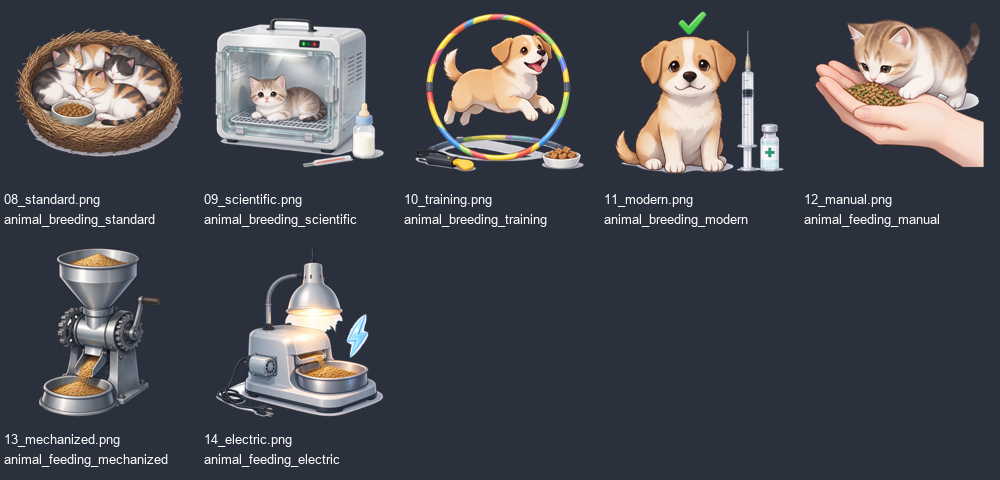
#> input picture artwork/imports/doubao_four_buildings_20261009/breed_cutout_review.png, 1000 x 480 px
$ python -i import_doubao_building_icons.py   (imports and definitions only)
#> lines starting #> are read from the running program, lines starting #| are printed output that depends on the picture; after the words box and inside, x2 and y2 are one past the last pixel; in counts of white or black regions, pixels touching at a corner belong together
"""Preserve source art, remove connected white backgrounds, and install DDS icons.

Run with the bundled Python and scipy dependency directory. Default is preview only;
--install copies approved results and updates the PM / PMG texture references.
"""
from pathlib import Path
import argparse
import json
import re
import shutil
import sys

sys.path.insert(0, r'C:/Users/Administrator/.codex/cache/icon-cutout-deps')
import numpy as np
from scipy import ndimage
from PIL import Image, ImageDraw, ImageFont

ROOT = Path(__file__).resolve().parents[1]
OUT = ROOT / 'artwork/imports/doubao_four_buildings_20261009'

GARDEN = [
    'pm_botanical_garden_nursery', 'pm_botanical_garden_fine_flowerbeds',
    'pm_botanical_garden_glasshouse_flowers', 'pm_botanical_garden_rare_greenhouse',
    'pm_botanical_garden_courtyard_fruit_trees', 'pm_botanical_garden_grafted_fruit_trees',
    'pm_botanical_garden_greenhouse_fruit_trees',
]
TAVERN = [
    'pm_izakaya_hearth_drinks', 'pm_izakaya_izakaya_banquet', 'pm_izakaya_city_cocktails',
    'pm_izakaya_travelers_stew', 'pm_izakaya_izakaya_delicacies', 'pm_izakaya_hearth_banquet',
    'pm_izakaya_communal_tables', 'pm_izakaya_counter_longtables', 'pm_izakaya_patron_rooms',
    'pm_izakaya_brick_stoves', 'pm_izakaya_iron_stoves_icehouse', 'pm_izakaya_electric_cold_kitchen',
]
BREED = [
    'pm_tot_animal_breeding_standard', 'pm_tot_animal_breeding_scientific',
    'pm_tot_animal_breeding_training', 'pm_tot_animal_breeding_modern',
    'pm_tot_animal_feeding_manual', 'pm_tot_animal_feeding_mechanized', 'pm_tot_animal_feeding_electric',
]
PET = [
    'pm_tot_pet_services_traditional', 'pm_tot_pet_services_companion', 'pm_tot_pet_services_care',
    'pm_tot_pet_services_comprehensive', 'pm_tot_pet_operation_small',
    'pm_tot_pet_operation_professional', 'pm_tot_pet_operation_centralized',
]
GROUPS = {
    'pmg_botanical_garden_cultivation': GARDEN[0], 'pmg_botanical_garden_fruit_trees': GARDEN[4],
    'pmg_izakaya_drinks': TAVERN[0], 'pmg_izakaya_food': TAVERN[3],
    'pmg_izakaya_hospitality': TAVERN[6], 'pmg_izakaya_kitchen': TAVERN[9],
    'pmg_tot_animal_breeding': BREED[0], 'pmg_tot_animal_feeding_equipment': BREED[4],
    'pmg_tot_pet_services': PET[0], 'pmg_tot_pet_operation': PET[4],
}

# Enclosed background components identified in visual QA of these exact originals.
# White animal fur, paper, glass reflections and medical cases are deliberately kept.
ENCLOSED_BACKGROUND = {
    '10_training.png': {10, 379, 381, 388, 393, 423, 469, 534},
    '08_hearth_drinks.png': {9, 87},
    '11_travelers_stew.png': {21, 22, 368, 369, 567},
    '14_communal_tables.png': {2, 15, 23, 742},
    '12_delicacies.png': {654},
    '14_electric.png': {94, 962},
    '07_centralized.png': {44, 69},
    '01_traditional.png': {
        2, 19, 20, 37, 40, 42, 44, 46, 47, 49, 50, 57, 69, 76, 79, 85,
        99, 105, 116, 118, 128, 153, 154, 155, 156, 157, 158, 159, 160, 161,
        164, 165, 184, 188, 197, 201, 203, 205, 206, 208, 218, 219, 221,
        226, 227, 228, 232, 486, 1507, 1648, 1650, 1651, 1662, 1815,
        1851, 1856, 1858, 1861, 1862, 1864, 1865, 1869, 1888, 1893, 1914,
        1924, 1943, 1950, 1969,
    },
}

def cutout(source):
    image = Image.open(source).convert('RGBA')
    rgba = np.asarray(image).copy()
    rgb = rgba[:, :, :3].astype(np.float32)
    low, high = rgb.min(axis=2), rgb.max(axis=2)
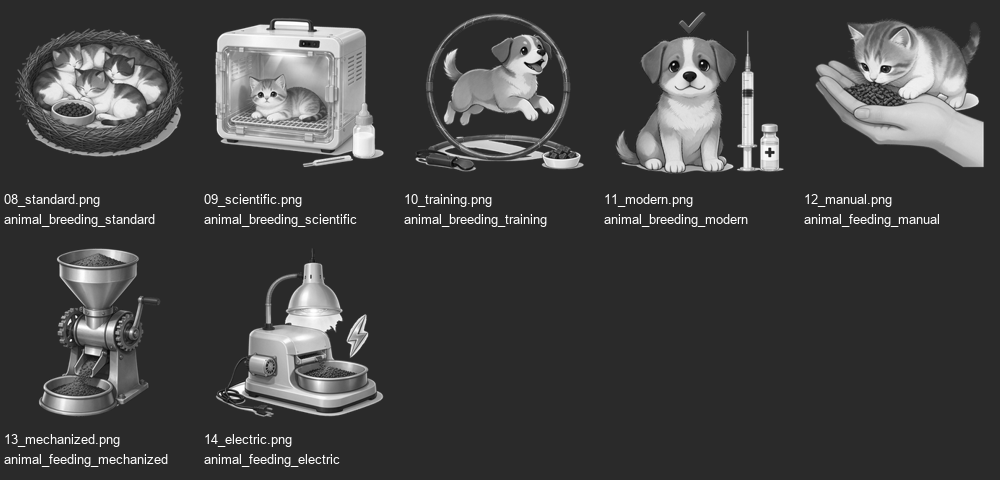
#> low: shape (480, 1000) float32; min 0, max 255, mean 66.2
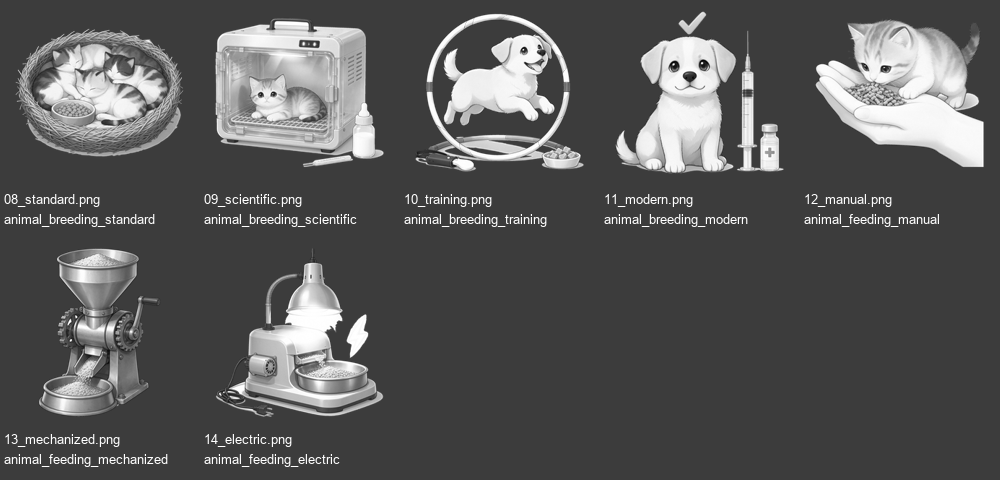
#> high: shape (480, 1000) float32; min 1, max 255, mean 88.2
    white = (low >= 236) & ((high - low) <= 18)
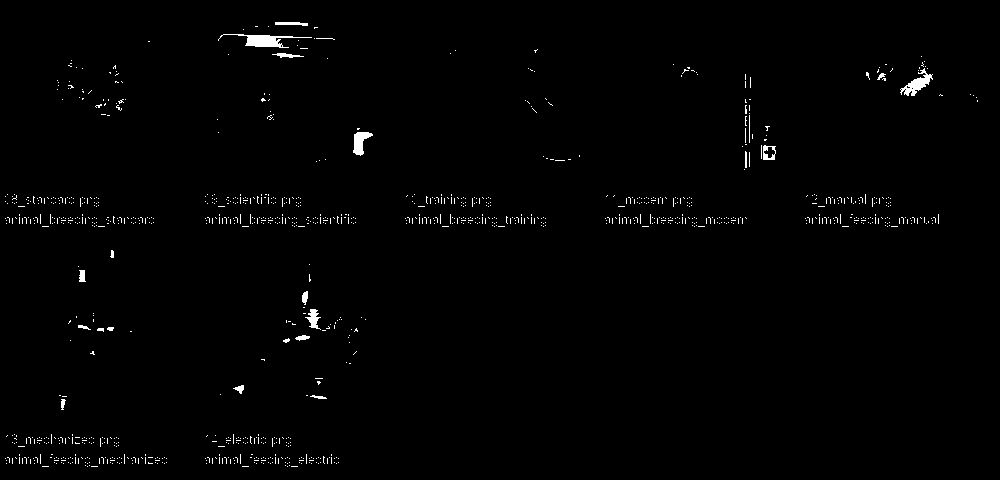
#> white: shape (480, 1000) bool; 1% white; 1138 white regions (1117 under 20 px), largest, box (x1, y1, x2, y2) and area: (218, 34, 312, 48) 471, (900, 68, 933, 96) 340, (353, 132, 373, 156) 261
    regions, count = ndimage.label(white)
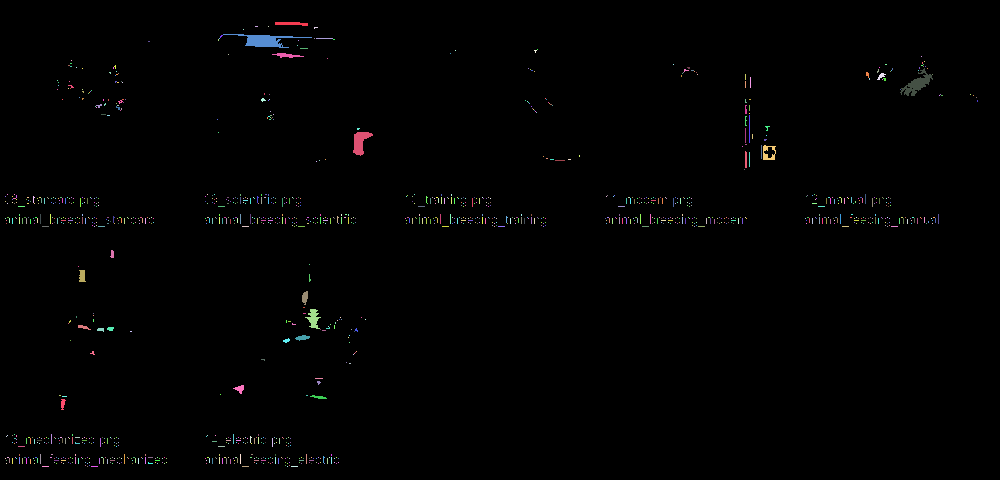
#> regions: shape (480, 1000) int32; 1295 distinct labels, from 0 to 1294; one colour per label, 0 black
#> count = 1294
    border = np.unique(np.concatenate((regions[0], regions[-1], regions[:, 0], regions[:, -1])))
#> border = [0]
    border = border[border != 0]
#> border = empty array
    background = np.isin(regions, border)
#> background: shape (480, 1000) bool; every value is 0
#> (the run stopped early here; a loop or call above may not have finished)

$ run again, on artwork/imports/doubao_four_buildings_20261009/garden_izakaya_review.png
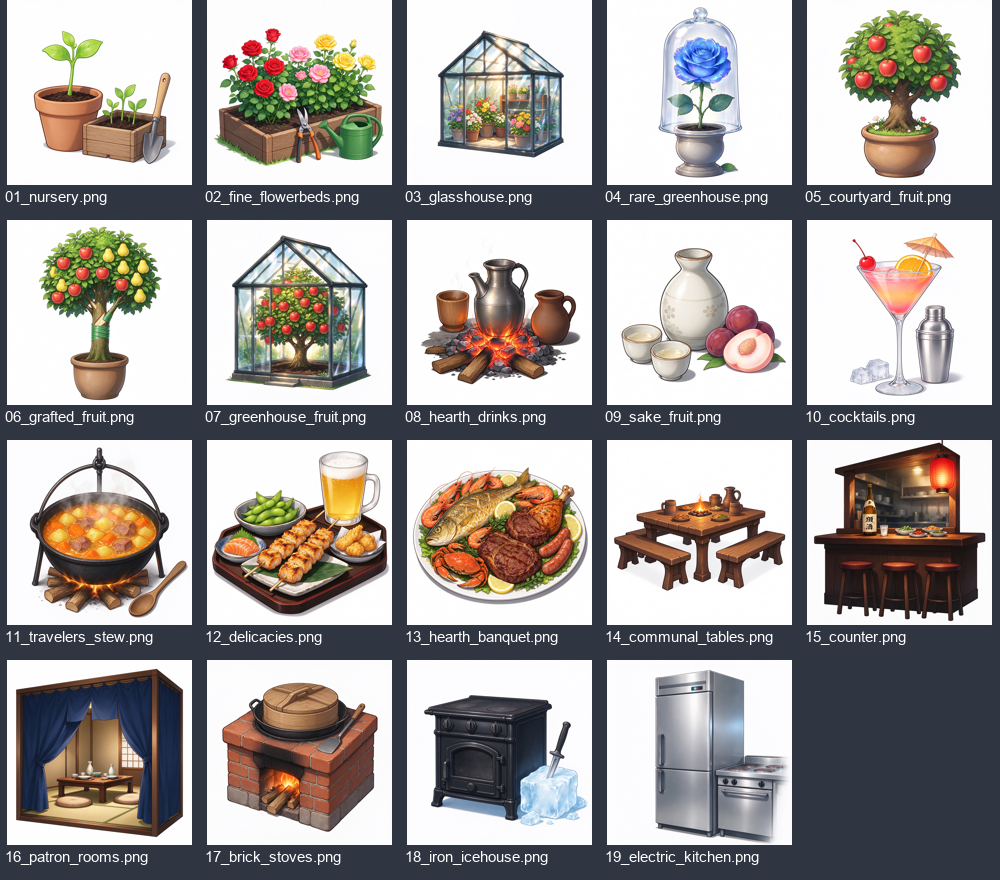
#> input picture artwork/imports/doubao_four_buildings_20261009/garden_izakaya_review.png, 1000 x 880 px
#> white: shape (880, 1000) bool; 42.9% white; 1639 white regions (1561 under 20 px), largest, box (x1, y1, x2, y2) and area: (807, 220, 992, 405) 25878, (607, 440, 792, 625) 25002, (7, 0, 192, 185) 24893
#> in cutout, `regions, count = ndimage.label(white)`:
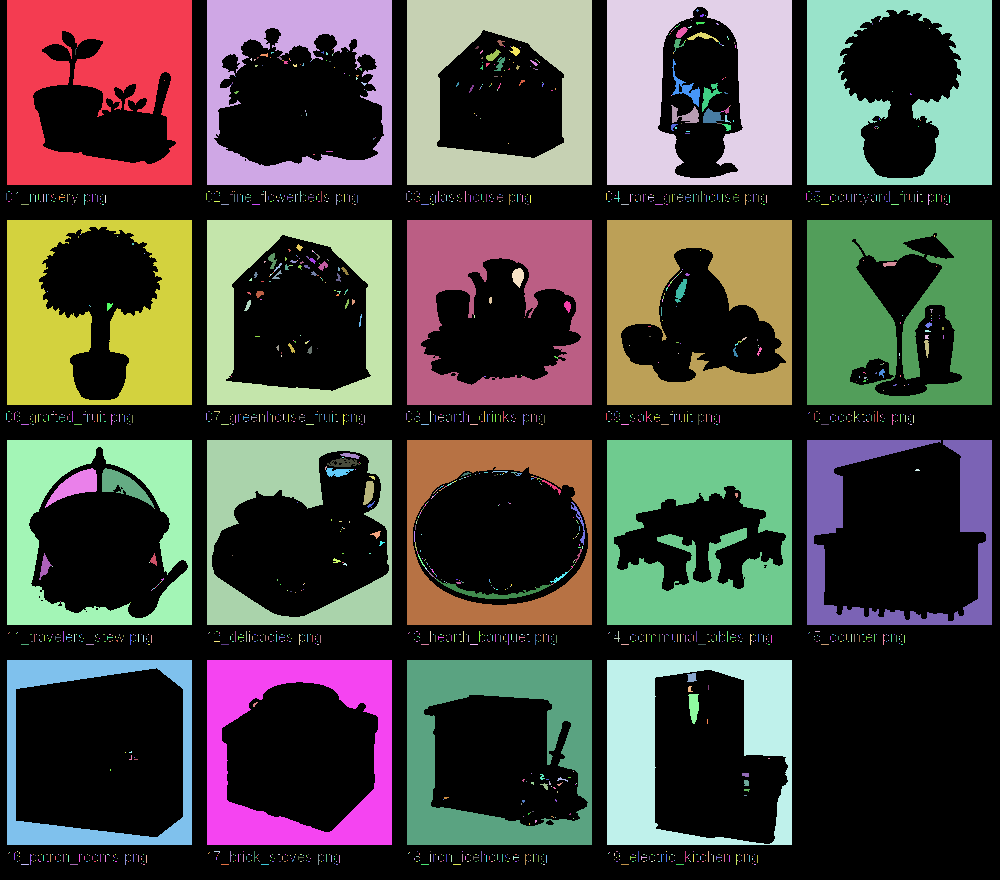
#> regions: shape (880, 1000) int32; 1946 distinct labels, from 0 to 1945; one colour per label, 0 black
#> count = 1945
#> in cutout, `border = np.unique(np.concatenate((regions[0], regions[-1], regions[:,..`: border = [0, 1, 2, 3, 4, 5]
#> in cutout, `border = border[border != 0]`: border = [1, 2, 3, 4, 5]
#> in cutout, `background = np.isin(regions, border)`:
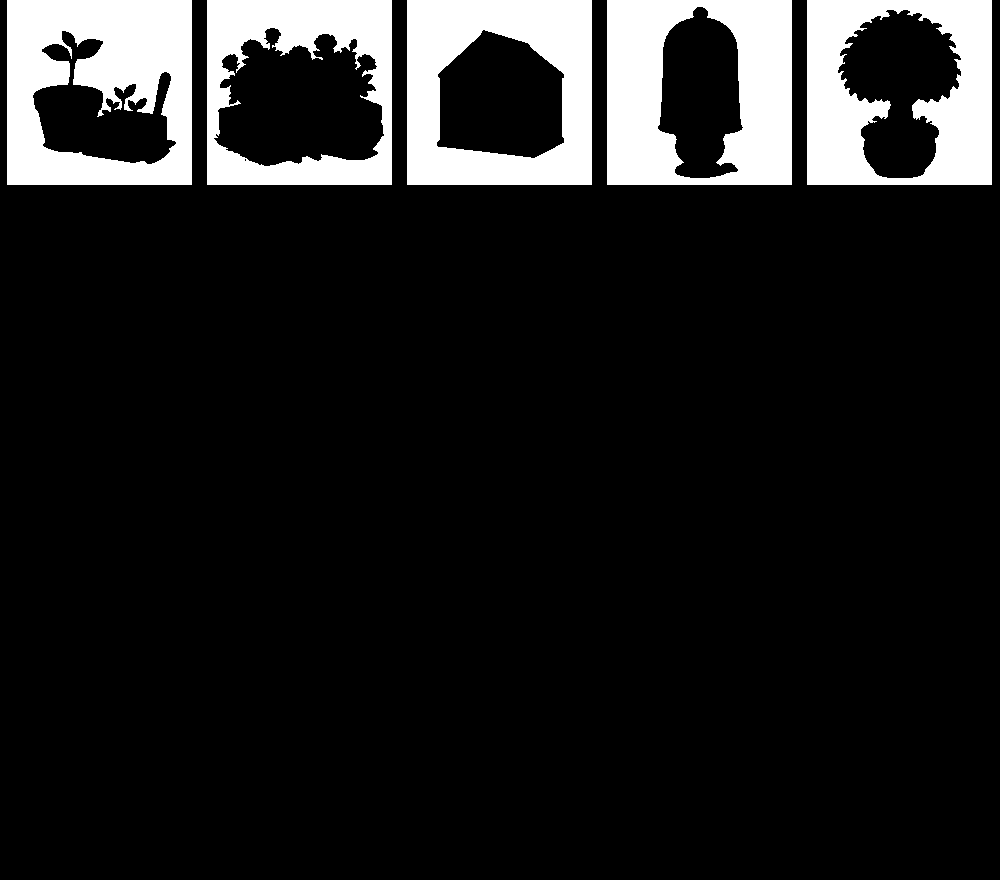
#> background: shape (880, 1000) bool; 12.3% white; 5 white regions, box (x1, y1, x2, y2) and area: (7, 0, 192, 185) 24893, (607, 0, 792, 185) 23598, (407, 0, 592, 185) 21563, (807, 0, 992, 185) 21334, (207, 0, 392, 185) 17245

$ run again, on artwork/imports/doubao_four_buildings_20261009/pet_cutout_review.png
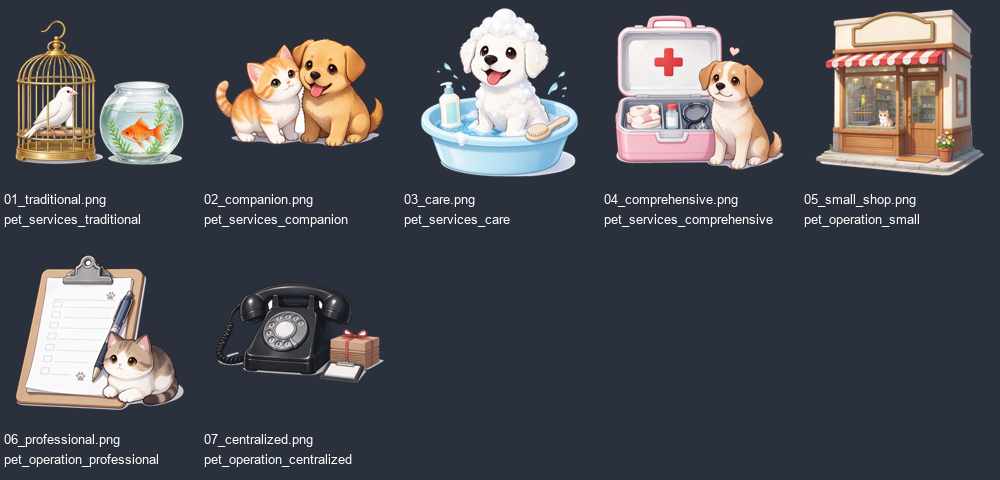
#> input picture artwork/imports/doubao_four_buildings_20261009/pet_cutout_review.png, 1000 x 480 px
#> in cutout, `white = (low >= 236) & ((high - low) <= 18)`:
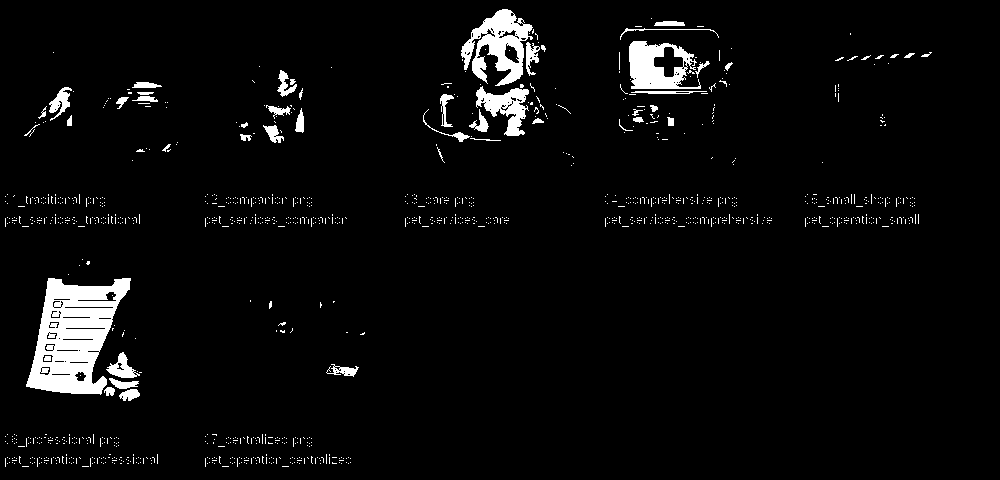
#> white: shape (480, 1000) bool; 4.3% white; 1235 white regions (1187 under 20 px), largest, box (x1, y1, x2, y2) and area: (26, 278, 131, 395) 7089, (461, 9, 533, 86) 2685, (629, 41, 701, 89) 2071
#> in cutout, `regions, count = ndimage.label(white)`:
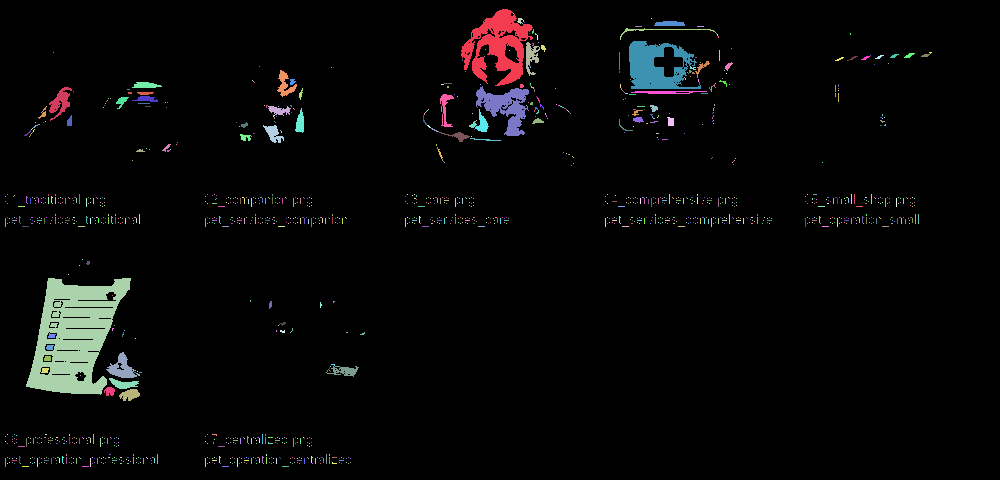
#> regions: shape (480, 1000) int32; 1432 distinct labels, from 0 to 1431; one colour per label, 0 black
#> count = 1431
#> in cutout, `border = np.unique(np.concatenate((regions[0], regions[-1], regions[:,..`: border = [0]
#> in cutout, `border = border[border != 0]`: border = empty array
#> background: shape (480, 1000) bool; every value is 0

$ run again, on artwork/imports/doubao_four_buildings_20261009/pet_png_review.png
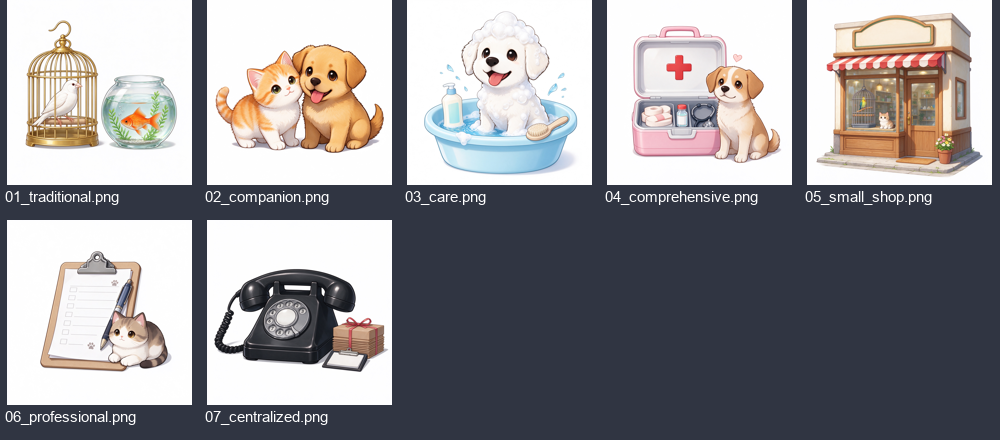
#> input picture artwork/imports/doubao_four_buildings_20261009/pet_png_review.png, 1000 x 440 px
#> white: shape (440, 1000) bool; 35.4% white; 655 white regions (586 under 20 px), largest, box (x1, y1, x2, y2) and area: (7, 220, 192, 405) 23160, (7, 0, 192, 185) 22372, (407, 0, 592, 185) 22093
#> in cutout, `regions, count = ndimage.label(white)`:
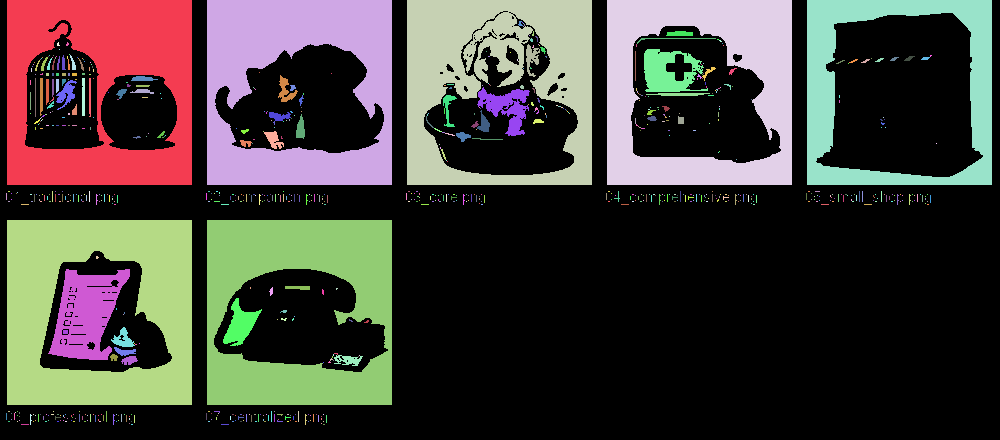
#> regions: shape (440, 1000) int32; 801 distinct labels, from 0 to 800; one colour per label, 0 black
#> count = 800
#> in cutout, `border = np.unique(np.concatenate((regions[0], regions[-1], regions[:,..`: border = [0, 1, 2, 3, 4, 5]
#> in cutout, `border = border[border != 0]`: border = [1, 2, 3, 4, 5]
#> in cutout, `background = np.isin(regions, border)`:
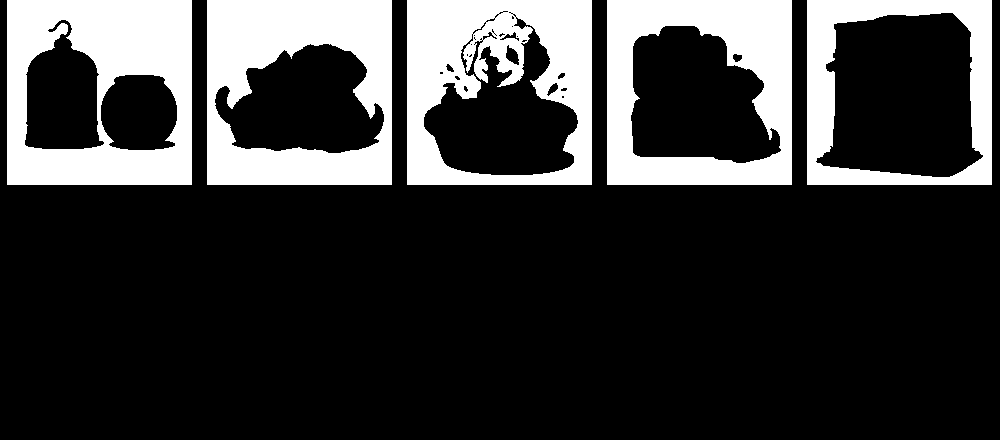
#> background: shape (440, 1000) bool; 21.9% white; 5 white regions, box (x1, y1, x2, y2) and area: (7, 0, 192, 185) 22372, (207, 0, 392, 185) 21522, (407, 0, 592, 185) 20822, (607, 0, 792, 185) 18945, (807, 0, 992, 185) 12775
